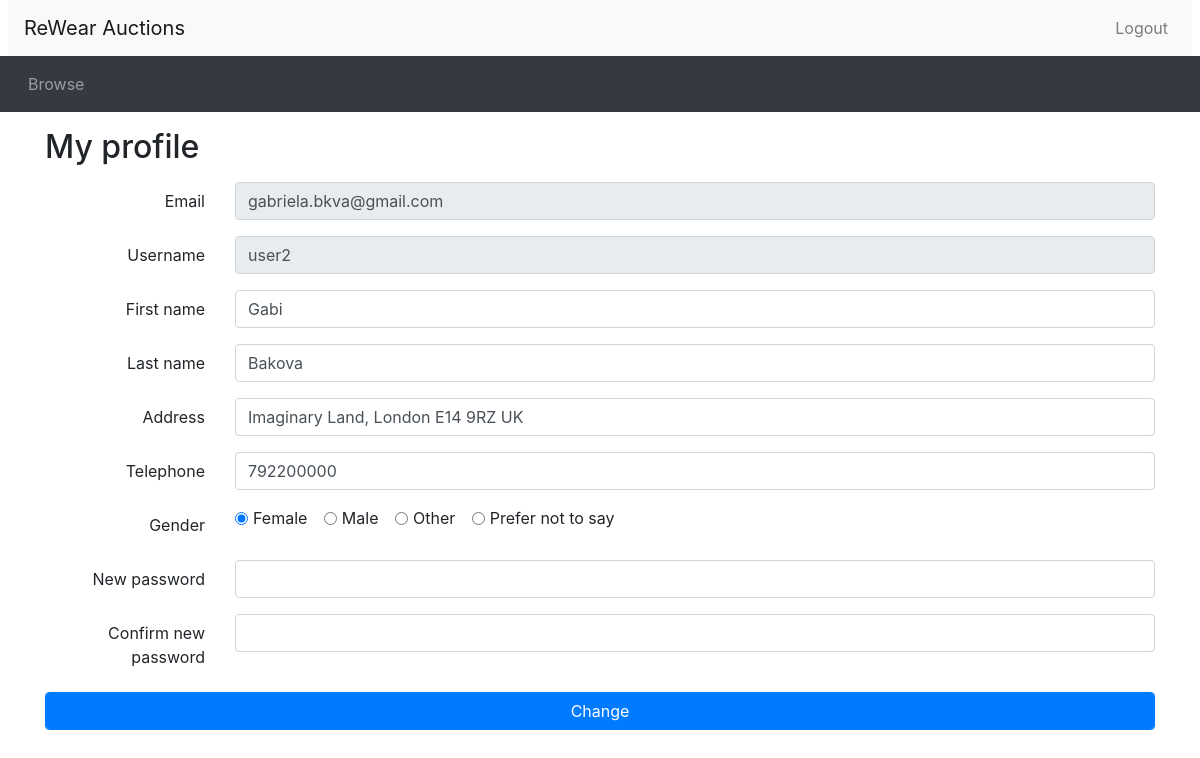
The page /user_profile.php (signed in) on the database its author committed.
### tables this page shows
CREATE TABLE Users (
    userID INT(10) AUTO_INCREMENT, 
	userEmail VARCHAR(100) NOT NULL UNIQUE, 
	username VARCHAR(100) NOT NULL UNIQUE, 
	userPassword VARCHAR(42) NOT NULL, 
	userFirstName VARCHAR(100),
	userLastName VARCHAR(100), 
	userAddress VARCHAR(100), 
	userTel VARCHAR(100), 
	userGender VARCHAR(100) CHECK (userGender in ("Male", "Female", "Other", "Prefer not to say")),
    userIsActive VARCHAR(100) DEFAULT "Activated" CHECK (userIsActive in ("Activated", "Deactivated")),
	userAccountType VARCHAR(100) DEFAULT "Unspecified yet" CHECK (userAccountType in ("Buyer", "Seller", "Admin", "Unspecified yet")), 
	PRIMARY KEY(userID)
	);

### utilities.php (called while the page is built, shortened)
<?php
function user_profile(){
  $profile = $_SESSION['username'];
  $query_user_profile = "SELECT * from Users WHERE username = '$profile'";
  $result_user_profile = send_query($query_user_profile);
  $profile_row = mysqli_fetch_array($result_user_profile);
  return $profile_row;
}
?>

### database_connection.php (called while the page is built, shortened)
<?php
function connect()
{
    $configFile = 'Database_host.txt';
    $configData = file($configFile, FILE_IGNORE_NEW_LINES | FILE_SKIP_EMPTY_LINES);
    $dbConfig = [];
    foreach ($configData as $line) {
       list($key, $value) = explode('=', $line);
       $dbConfig[$key] = $value;
    }
    $connection = mysqli_connect($dbConfig['host'], $dbConfig['username'], $dbConfig['password'], $dbConfig['DB_name']);
    return $connection;
}
function send_query($query)
{
    $connection = connect();
    $result = mysqli_query($connection, $query);
    return $result;
}
?>

### user_profile.php (the view, shortened to what this page needs)
<?php include_once("header.php")?>
<?php include_once("database_connection.php")?>
<?php include_once("utilities.php")?>
<div class="container">
<h2 class="my-3">My profile</h2>
<?php
$profile_row = user_profile();
?>
<form method="POST" action="profile_update.php">
  <div class="form-group row">
    <label for="emailProfile" class="col-sm-2 col-form-label text-right">Email</label>
	<div class="col-sm-10">
      <input type="text" class="form-control" id="emailProfile" name ="emailProfile" value="<?= $profile_row['userEmail'] ?>" disabled>
	</div>
  </div>
  <div class="form-group row">
    <label for="usernameProfile" class="col-sm-2 col-form-label text-right">Username</label>
	<div class="col-sm-10">
      <input type="text" class="form-control" id="usernameProfile" name ="usernameProfile" value="<?= $profile_row['username'] ?>" disabled>
	</div>
  </div>
  <div class="form-group row">
    <label for="firstNameProfile" class="col-sm-2 col-form-label text-right">First name</label>
    <div class="col-sm-10">
      <input type="text" class="form-control" id="firstNameProfile" name="firstNameProfile" value="<?= $profile_row['userFirstName'] ?>">
    </div>
  </div>
  <div class="form-group row">
    <label for="lastNameProfile" class="col-sm-2 col-form-label text-right">Last name</label>
    <div class="col-sm-10">
      <input type="text" class="form-control" id="lastNameProfile" name="lastNameProfile" value="<?= $profile_row['userLastName'] ?>">
    </div>
  </div>
  <div class="form-group row">
    <label for="AddressProfile" class="col-sm-2 col-form-label text-right">Address</label>
    <div class="col-sm-10">
      <input type="text" class="form-control" id="AddressProfile" name= "AddressProfile" value="<?= $profile_row['userAddress'] ?>">
    </div>
  </div>
  <div class="form-group row">
    <label for="TelephoneProfile" class="col-sm-2 col-form-label text-right">Telephone</label>
    <div class="col-sm-10">
      <input type="text" class="form-control" id="TelephoneProfile" name = "TelephoneProfile" value="<?= $profile_row['userTel'] ?>">
    </div>
  </div>
  <div class="form-group row">
    <label for="GenderProfile" class="col-sm-2 col-form-label text-right">Gender</label>
	<div class="col-sm-10">
	  <div class="form-check form-check-inline">
        <input class="form-check-input" type="radio" name="GenderProfile" id="GenderFemale" value="Female" <?php if ($profile_row['userGender'] === 'Female') echo 'checked'; ?>>
        <label class="form-check-label" for="GenderFemale">Female</label>
      </div>
      <div class="form-check form-check-inline">
        <input class="form-check-input" type="radio" name="GenderProfile" id="GenderMale" value="Male" <?php if ($profile_row['userGender'] === 'Male') echo 'checked'; ?>>
        <label class="form-check-label" for="GenderMale">Male</label>
      </div>
      <div class="form-check form-check-inline">
        <input class="form-check-input" type="radio" name="GenderProfile" id="GenderOther" value="Other" <?php if ($profile_row['userGender'] === 'Other') echo 'checked'; ?>>
        <label class="form-check-label" for="GenderOther">Other</label>
      </div>
      <div class="form-check form-check-inline">
        <input class="form-check-input" type="radio" name="GenderProfile" id="GenderNotSay" value="Prefer not to say" <?php if ($profile_row['userGender'] === 'Prefer not to say') echo 'checked'; ?>>
        <label class="form-check-label" for="GenderNotSay">Prefer not to say</label>
      </div>
	</div>
  </div>
    <div class="form-group row">
    <label for="NewPassword" class="col-sm-2 col-form-label text-right">New password</label>
    <div class="col-sm-10">
      <input type="password" class="form-control" id="NewPassword" name= "NewPassword" value="">
    </div>
  </div>
  <div class="form-group row">
    <label for="ConfirmNewPassword" class="col-sm-2 col-form-label text-right">Confirm new password</label>
    <div class="col-sm-10">
      <input type="password" class="form-control" id="ConfirmNewPassword" name = "ConfirmNewPassword" value="">
    </div>
  </div>
    <button type="submit" name ="user_profile_change" class="btn btn-primary form-control">Change</button>
  </div>
<?php include_once("footer.php")?>

### rows shown on the page
users: emailProfile "gabriela.bkva@gmail.com", usernameProfile "user2", firstNameProfile "Gabi", lastNameProfile "Bakova", AddressProfile "Imaginary Land, London E14 9RZ UK", TelephoneProfile "792200000", userGender "☑ Female", userGender "☐ Male", userGender "☐ Other", userGender "☐ Prefer not to say"
